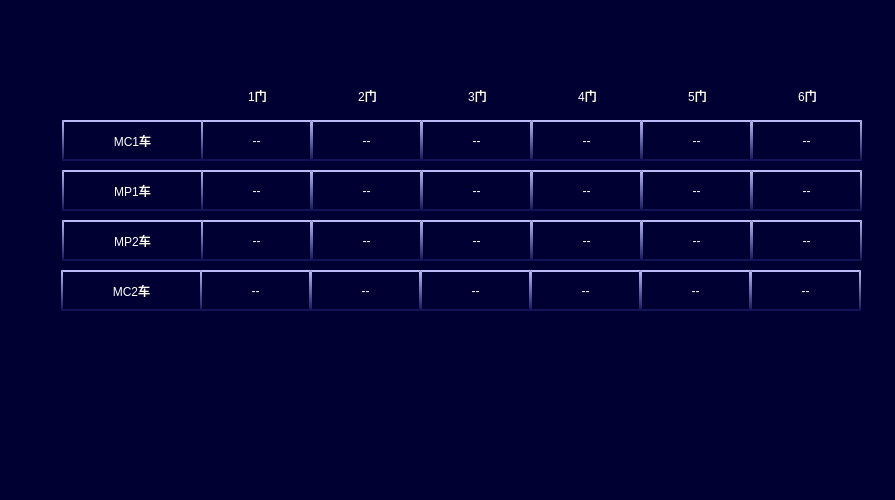
<?xml version="1.0" encoding="UTF-8"?>
<ui version="4.0">
 <class>DoorVersionControl</class>
 <widget class="QWidget" name="DoorVersionControl">
  <property name="geometry">
   <rect>
    <x>0</x>
    <y>0</y>
    <width>895</width>
    <height>500</height>
   </rect>
  </property>
  <property name="windowTitle">
   <string>Form</string>
  </property>
  <property name="styleSheet">
   <string notr="true">background-color: rgb(0, 0, 50);</string>
  </property>
  <widget class="QLabel" name="label_2">
   <property name="geometry">
    <rect>
     <x>62</x>
     <y>120</y>
     <width>141</width>
     <height>41</height>
    </rect>
   </property>
   <property name="styleSheet">
    <string notr="true">border-top:2px solid rgb(187,188,247);
border-left: 2px solid qlineargradient(x1:0, y1:0, x2:0, y2:1,stop:0 rgb(187,188,247) , stop:1 rgb(19,20,87));
border-right: 2px solid qlineargradient(x1:0, y1:0, x2:0, y2:1,stop:0 rgb(187,188,247) , stop:1 rgb(19,20,87));
border-bottom:2px solid  rgb(19,20,87);
font:16px &quot;微软雅黑&quot; ;
color: rgb(255, 255, 255);
background-color: rgb(0, 0, 50);</string>
   </property>
   <property name="text">
    <string>MC1车</string>
   </property>
   <property name="alignment">
    <set>Qt::AlignCenter</set>
   </property>
  </widget>
  <widget class="QLabel" name="TC1_1">
   <property name="geometry">
    <rect>
     <x>201</x>
     <y>120</y>
     <width>111</width>
     <height>41</height>
    </rect>
   </property>
   <property name="styleSheet">
    <string notr="true">border-top:2px solid rgb(187,188,247);
border-left: 2px solid qlineargradient(x1:0, y1:0, x2:0, y2:1,stop:0 rgb(187,188,247) , stop:1 rgb(19,20,87));
border-right: 2px solid qlineargradient(x1:0, y1:0, x2:0, y2:1,stop:0 rgb(187,188,247) , stop:1 rgb(19,20,87));
border-bottom:2px solid  rgb(19,20,87);
font:16px &quot;微软雅黑&quot; ;
color: rgb(255, 255, 255);
background-color: rgb(0, 0, 50);</string>
   </property>
   <property name="text">
    <string>--</string>
   </property>
   <property name="alignment">
    <set>Qt::AlignCenter</set>
   </property>
  </widget>
  <widget class="QLabel" name="TC1_2">
   <property name="geometry">
    <rect>
     <x>311</x>
     <y>120</y>
     <width>111</width>
     <height>41</height>
    </rect>
   </property>
   <property name="styleSheet">
    <string notr="true">border-top:2px solid rgb(187,188,247);
border-left: 2px solid qlineargradient(x1:0, y1:0, x2:0, y2:1,stop:0 rgb(187,188,247) , stop:1 rgb(19,20,87));
border-right: 2px solid qlineargradient(x1:0, y1:0, x2:0, y2:1,stop:0 rgb(187,188,247) , stop:1 rgb(19,20,87));
border-bottom:2px solid  rgb(19,20,87);
font:16px &quot;微软雅黑&quot; ;
color: rgb(255, 255, 255);
background-color: rgb(0, 0, 50);</string>
   </property>
   <property name="text">
    <string>--</string>
   </property>
   <property name="alignment">
    <set>Qt::AlignCenter</set>
   </property>
  </widget>
  <widget class="QLabel" name="TC1_3">
   <property name="geometry">
    <rect>
     <x>421</x>
     <y>120</y>
     <width>111</width>
     <height>41</height>
    </rect>
   </property>
   <property name="styleSheet">
    <string notr="true">border-top:2px solid rgb(187,188,247);
border-left: 2px solid qlineargradient(x1:0, y1:0, x2:0, y2:1,stop:0 rgb(187,188,247) , stop:1 rgb(19,20,87));
border-right: 2px solid qlineargradient(x1:0, y1:0, x2:0, y2:1,stop:0 rgb(187,188,247) , stop:1 rgb(19,20,87));
border-bottom:2px solid  rgb(19,20,87);
font:16px &quot;微软雅黑&quot; ;
color: rgb(255, 255, 255);
background-color: rgb(0, 0, 50);</string>
   </property>
   <property name="text">
    <string>--</string>
   </property>
   <property name="alignment">
    <set>Qt::AlignCenter</set>
   </property>
  </widget>
  <widget class="QLabel" name="TC1_4">
   <property name="geometry">
    <rect>
     <x>531</x>
     <y>120</y>
     <width>111</width>
     <height>41</height>
    </rect>
   </property>
   <property name="styleSheet">
    <string notr="true">border-top:2px solid rgb(187,188,247);
border-left: 2px solid qlineargradient(x1:0, y1:0, x2:0, y2:1,stop:0 rgb(187,188,247) , stop:1 rgb(19,20,87));
border-right: 2px solid qlineargradient(x1:0, y1:0, x2:0, y2:1,stop:0 rgb(187,188,247) , stop:1 rgb(19,20,87));
border-bottom:2px solid  rgb(19,20,87);
font:16px &quot;微软雅黑&quot; ;
color: rgb(255, 255, 255);
background-color: rgb(0, 0, 50);</string>
   </property>
   <property name="text">
    <string>--</string>
   </property>
   <property name="alignment">
    <set>Qt::AlignCenter</set>
   </property>
  </widget>
  <widget class="QLabel" name="TC1_5">
   <property name="geometry">
    <rect>
     <x>641</x>
     <y>120</y>
     <width>111</width>
     <height>41</height>
    </rect>
   </property>
   <property name="styleSheet">
    <string notr="true">border-top:2px solid rgb(187,188,247);
border-left: 2px solid qlineargradient(x1:0, y1:0, x2:0, y2:1,stop:0 rgb(187,188,247) , stop:1 rgb(19,20,87));
border-right: 2px solid qlineargradient(x1:0, y1:0, x2:0, y2:1,stop:0 rgb(187,188,247) , stop:1 rgb(19,20,87));
border-bottom:2px solid  rgb(19,20,87);
font:16px &quot;微软雅黑&quot; ;
color: rgb(255, 255, 255);
background-color: rgb(0, 0, 50);</string>
   </property>
   <property name="text">
    <string>--</string>
   </property>
   <property name="alignment">
    <set>Qt::AlignCenter</set>
   </property>
  </widget>
  <widget class="QLabel" name="TC1_6">
   <property name="geometry">
    <rect>
     <x>751</x>
     <y>120</y>
     <width>111</width>
     <height>41</height>
    </rect>
   </property>
   <property name="styleSheet">
    <string notr="true">border-top:2px solid rgb(187,188,247);
border-left: 2px solid qlineargradient(x1:0, y1:0, x2:0, y2:1,stop:0 rgb(187,188,247) , stop:1 rgb(19,20,87));
border-right: 2px solid qlineargradient(x1:0, y1:0, x2:0, y2:1,stop:0 rgb(187,188,247) , stop:1 rgb(19,20,87));
border-bottom:2px solid  rgb(19,20,87);
font:16px &quot;微软雅黑&quot; ;
color: rgb(255, 255, 255);
background-color: rgb(0, 0, 50);</string>
   </property>
   <property name="text">
    <string>--</string>
   </property>
   <property name="alignment">
    <set>Qt::AlignCenter</set>
   </property>
  </widget>
  <widget class="QLabel" name="lbl_1_Mp1">
   <property name="geometry">
    <rect>
     <x>217</x>
     <y>80</y>
     <width>81</width>
     <height>31</height>
    </rect>
   </property>
   <property name="styleSheet">
    <string notr="true">color: rgb(255, 255, 255);
font:16px &quot;微软雅黑&quot;;</string>
   </property>
   <property name="text">
    <string>1门</string>
   </property>
   <property name="alignment">
    <set>Qt::AlignCenter</set>
   </property>
  </widget>
  <widget class="QLabel" name="lbl_1_Mp1_2">
   <property name="geometry">
    <rect>
     <x>327</x>
     <y>80</y>
     <width>81</width>
     <height>31</height>
    </rect>
   </property>
   <property name="styleSheet">
    <string notr="true">color: rgb(255, 255, 255);
font:16px &quot;微软雅黑&quot;;</string>
   </property>
   <property name="text">
    <string>2门</string>
   </property>
   <property name="alignment">
    <set>Qt::AlignCenter</set>
   </property>
  </widget>
  <widget class="QLabel" name="lbl_1_Mp1_3">
   <property name="geometry">
    <rect>
     <x>437</x>
     <y>80</y>
     <width>81</width>
     <height>31</height>
    </rect>
   </property>
   <property name="styleSheet">
    <string notr="true">color: rgb(255, 255, 255);
font:16px &quot;微软雅黑&quot;;</string>
   </property>
   <property name="text">
    <string>3门</string>
   </property>
   <property name="alignment">
    <set>Qt::AlignCenter</set>
   </property>
  </widget>
  <widget class="QLabel" name="lbl_1_Mp1_4">
   <property name="geometry">
    <rect>
     <x>547</x>
     <y>80</y>
     <width>81</width>
     <height>31</height>
    </rect>
   </property>
   <property name="styleSheet">
    <string notr="true">color: rgb(255, 255, 255);
font:16px &quot;微软雅黑&quot;;</string>
   </property>
   <property name="text">
    <string>4门</string>
   </property>
   <property name="alignment">
    <set>Qt::AlignCenter</set>
   </property>
  </widget>
  <widget class="QLabel" name="lbl_1_Mp1_5">
   <property name="geometry">
    <rect>
     <x>657</x>
     <y>80</y>
     <width>81</width>
     <height>31</height>
    </rect>
   </property>
   <property name="styleSheet">
    <string notr="true">color: rgb(255, 255, 255);
font:16px &quot;微软雅黑&quot;;</string>
   </property>
   <property name="text">
    <string>5门</string>
   </property>
   <property name="alignment">
    <set>Qt::AlignCenter</set>
   </property>
  </widget>
  <widget class="QLabel" name="lbl_1_Mp1_6">
   <property name="geometry">
    <rect>
     <x>767</x>
     <y>80</y>
     <width>81</width>
     <height>31</height>
    </rect>
   </property>
   <property name="styleSheet">
    <string notr="true">color: rgb(255, 255, 255);
font:16px &quot;微软雅黑&quot;;</string>
   </property>
   <property name="text">
    <string>6门</string>
   </property>
   <property name="alignment">
    <set>Qt::AlignCenter</set>
   </property>
  </widget>
  <widget class="QLabel" name="MP1_3">
   <property name="geometry">
    <rect>
     <x>421</x>
     <y>170</y>
     <width>111</width>
     <height>41</height>
    </rect>
   </property>
   <property name="styleSheet">
    <string notr="true">border-top:2px solid rgb(187,188,247);
border-left: 2px solid qlineargradient(x1:0, y1:0, x2:0, y2:1,stop:0 rgb(187,188,247) , stop:1 rgb(19,20,87));
border-right: 2px solid qlineargradient(x1:0, y1:0, x2:0, y2:1,stop:0 rgb(187,188,247) , stop:1 rgb(19,20,87));
border-bottom:2px solid  rgb(19,20,87);
font:16px &quot;微软雅黑&quot; ;
color: rgb(255, 255, 255);
background-color: rgb(0, 0, 50);</string>
   </property>
   <property name="text">
    <string>--</string>
   </property>
   <property name="alignment">
    <set>Qt::AlignCenter</set>
   </property>
  </widget>
  <widget class="QLabel" name="label_3">
   <property name="geometry">
    <rect>
     <x>62</x>
     <y>170</y>
     <width>141</width>
     <height>41</height>
    </rect>
   </property>
   <property name="styleSheet">
    <string notr="true">border-top:2px solid rgb(187,188,247);
border-left: 2px solid qlineargradient(x1:0, y1:0, x2:0, y2:1,stop:0 rgb(187,188,247) , stop:1 rgb(19,20,87));
border-right: 2px solid qlineargradient(x1:0, y1:0, x2:0, y2:1,stop:0 rgb(187,188,247) , stop:1 rgb(19,20,87));
border-bottom:2px solid  rgb(19,20,87);
font:16px &quot;微软雅黑&quot; ;
color: rgb(255, 255, 255);
background-color: rgb(0, 0, 50);</string>
   </property>
   <property name="text">
    <string>MP1车</string>
   </property>
   <property name="alignment">
    <set>Qt::AlignCenter</set>
   </property>
  </widget>
  <widget class="QLabel" name="MP1_2">
   <property name="geometry">
    <rect>
     <x>311</x>
     <y>170</y>
     <width>111</width>
     <height>41</height>
    </rect>
   </property>
   <property name="styleSheet">
    <string notr="true">border-top:2px solid rgb(187,188,247);
border-left: 2px solid qlineargradient(x1:0, y1:0, x2:0, y2:1,stop:0 rgb(187,188,247) , stop:1 rgb(19,20,87));
border-right: 2px solid qlineargradient(x1:0, y1:0, x2:0, y2:1,stop:0 rgb(187,188,247) , stop:1 rgb(19,20,87));
border-bottom:2px solid  rgb(19,20,87);
font:16px &quot;微软雅黑&quot; ;
color: rgb(255, 255, 255);
background-color: rgb(0, 0, 50);</string>
   </property>
   <property name="text">
    <string>--</string>
   </property>
   <property name="alignment">
    <set>Qt::AlignCenter</set>
   </property>
  </widget>
  <widget class="QLabel" name="MP1_1">
   <property name="geometry">
    <rect>
     <x>201</x>
     <y>170</y>
     <width>111</width>
     <height>41</height>
    </rect>
   </property>
   <property name="styleSheet">
    <string notr="true">border-top:2px solid rgb(187,188,247);
border-left: 2px solid qlineargradient(x1:0, y1:0, x2:0, y2:1,stop:0 rgb(187,188,247) , stop:1 rgb(19,20,87));
border-right: 2px solid qlineargradient(x1:0, y1:0, x2:0, y2:1,stop:0 rgb(187,188,247) , stop:1 rgb(19,20,87));
border-bottom:2px solid  rgb(19,20,87);
font:16px &quot;微软雅黑&quot; ;
color: rgb(255, 255, 255);
background-color: rgb(0, 0, 50);</string>
   </property>
   <property name="text">
    <string>--</string>
   </property>
   <property name="alignment">
    <set>Qt::AlignCenter</set>
   </property>
  </widget>
  <widget class="QLabel" name="MP1_6">
   <property name="geometry">
    <rect>
     <x>751</x>
     <y>170</y>
     <width>111</width>
     <height>41</height>
    </rect>
   </property>
   <property name="styleSheet">
    <string notr="true">border-top:2px solid rgb(187,188,247);
border-left: 2px solid qlineargradient(x1:0, y1:0, x2:0, y2:1,stop:0 rgb(187,188,247) , stop:1 rgb(19,20,87));
border-right: 2px solid qlineargradient(x1:0, y1:0, x2:0, y2:1,stop:0 rgb(187,188,247) , stop:1 rgb(19,20,87));
border-bottom:2px solid  rgb(19,20,87);
font:16px &quot;微软雅黑&quot; ;
color: rgb(255, 255, 255);
background-color: rgb(0, 0, 50);</string>
   </property>
   <property name="text">
    <string>--</string>
   </property>
   <property name="alignment">
    <set>Qt::AlignCenter</set>
   </property>
  </widget>
  <widget class="QLabel" name="MP1_4">
   <property name="geometry">
    <rect>
     <x>531</x>
     <y>170</y>
     <width>111</width>
     <height>41</height>
    </rect>
   </property>
   <property name="styleSheet">
    <string notr="true">border-top:2px solid rgb(187,188,247);
border-left: 2px solid qlineargradient(x1:0, y1:0, x2:0, y2:1,stop:0 rgb(187,188,247) , stop:1 rgb(19,20,87));
border-right: 2px solid qlineargradient(x1:0, y1:0, x2:0, y2:1,stop:0 rgb(187,188,247) , stop:1 rgb(19,20,87));
border-bottom:2px solid  rgb(19,20,87);
font:16px &quot;微软雅黑&quot; ;
color: rgb(255, 255, 255);
background-color: rgb(0, 0, 50);</string>
   </property>
   <property name="text">
    <string>--</string>
   </property>
   <property name="alignment">
    <set>Qt::AlignCenter</set>
   </property>
  </widget>
  <widget class="QLabel" name="MP1_5">
   <property name="geometry">
    <rect>
     <x>641</x>
     <y>170</y>
     <width>111</width>
     <height>41</height>
    </rect>
   </property>
   <property name="styleSheet">
    <string notr="true">border-top:2px solid rgb(187,188,247);
border-left: 2px solid qlineargradient(x1:0, y1:0, x2:0, y2:1,stop:0 rgb(187,188,247) , stop:1 rgb(19,20,87));
border-right: 2px solid qlineargradient(x1:0, y1:0, x2:0, y2:1,stop:0 rgb(187,188,247) , stop:1 rgb(19,20,87));
border-bottom:2px solid  rgb(19,20,87);
font:16px &quot;微软雅黑&quot; ;
color: rgb(255, 255, 255);
background-color: rgb(0, 0, 50);</string>
   </property>
   <property name="text">
    <string>--</string>
   </property>
   <property name="alignment">
    <set>Qt::AlignCenter</set>
   </property>
  </widget>
  <widget class="QLabel" name="MP2_6">
   <property name="geometry">
    <rect>
     <x>751</x>
     <y>220</y>
     <width>111</width>
     <height>41</height>
    </rect>
   </property>
   <property name="styleSheet">
    <string notr="true">border-top:2px solid rgb(187,188,247);
border-left: 2px solid qlineargradient(x1:0, y1:0, x2:0, y2:1,stop:0 rgb(187,188,247) , stop:1 rgb(19,20,87));
border-right: 2px solid qlineargradient(x1:0, y1:0, x2:0, y2:1,stop:0 rgb(187,188,247) , stop:1 rgb(19,20,87));
border-bottom:2px solid  rgb(19,20,87);
font:16px &quot;微软雅黑&quot; ;
color: rgb(255, 255, 255);
background-color: rgb(0, 0, 50);</string>
   </property>
   <property name="text">
    <string>--</string>
   </property>
   <property name="alignment">
    <set>Qt::AlignCenter</set>
   </property>
  </widget>
  <widget class="QLabel" name="MP2_2">
   <property name="geometry">
    <rect>
     <x>311</x>
     <y>220</y>
     <width>111</width>
     <height>41</height>
    </rect>
   </property>
   <property name="styleSheet">
    <string notr="true">border-top:2px solid rgb(187,188,247);
border-left: 2px solid qlineargradient(x1:0, y1:0, x2:0, y2:1,stop:0 rgb(187,188,247) , stop:1 rgb(19,20,87));
border-right: 2px solid qlineargradient(x1:0, y1:0, x2:0, y2:1,stop:0 rgb(187,188,247) , stop:1 rgb(19,20,87));
border-bottom:2px solid  rgb(19,20,87);
font:16px &quot;微软雅黑&quot; ;
color: rgb(255, 255, 255);
background-color: rgb(0, 0, 50);</string>
   </property>
   <property name="text">
    <string>--</string>
   </property>
   <property name="alignment">
    <set>Qt::AlignCenter</set>
   </property>
  </widget>
  <widget class="QLabel" name="MP2_3">
   <property name="geometry">
    <rect>
     <x>421</x>
     <y>220</y>
     <width>111</width>
     <height>41</height>
    </rect>
   </property>
   <property name="styleSheet">
    <string notr="true">border-top:2px solid rgb(187,188,247);
border-left: 2px solid qlineargradient(x1:0, y1:0, x2:0, y2:1,stop:0 rgb(187,188,247) , stop:1 rgb(19,20,87));
border-right: 2px solid qlineargradient(x1:0, y1:0, x2:0, y2:1,stop:0 rgb(187,188,247) , stop:1 rgb(19,20,87));
border-bottom:2px solid  rgb(19,20,87);
font:16px &quot;微软雅黑&quot; ;
color: rgb(255, 255, 255);
background-color: rgb(0, 0, 50);</string>
   </property>
   <property name="text">
    <string>--</string>
   </property>
   <property name="alignment">
    <set>Qt::AlignCenter</set>
   </property>
  </widget>
  <widget class="QLabel" name="MP2_1">
   <property name="geometry">
    <rect>
     <x>201</x>
     <y>220</y>
     <width>111</width>
     <height>41</height>
    </rect>
   </property>
   <property name="styleSheet">
    <string notr="true">border-top:2px solid rgb(187,188,247);
border-left: 2px solid qlineargradient(x1:0, y1:0, x2:0, y2:1,stop:0 rgb(187,188,247) , stop:1 rgb(19,20,87));
border-right: 2px solid qlineargradient(x1:0, y1:0, x2:0, y2:1,stop:0 rgb(187,188,247) , stop:1 rgb(19,20,87));
border-bottom:2px solid  rgb(19,20,87);
font:16px &quot;微软雅黑&quot; ;
color: rgb(255, 255, 255);
background-color: rgb(0, 0, 50);</string>
   </property>
   <property name="text">
    <string>--</string>
   </property>
   <property name="alignment">
    <set>Qt::AlignCenter</set>
   </property>
  </widget>
  <widget class="QLabel" name="label_26">
   <property name="geometry">
    <rect>
     <x>62</x>
     <y>220</y>
     <width>141</width>
     <height>41</height>
    </rect>
   </property>
   <property name="styleSheet">
    <string notr="true">border-top:2px solid rgb(187,188,247);
border-left: 2px solid qlineargradient(x1:0, y1:0, x2:0, y2:1,stop:0 rgb(187,188,247) , stop:1 rgb(19,20,87));
border-right: 2px solid qlineargradient(x1:0, y1:0, x2:0, y2:1,stop:0 rgb(187,188,247) , stop:1 rgb(19,20,87));
border-bottom:2px solid  rgb(19,20,87);
font:16px &quot;微软雅黑&quot; ;
color: rgb(255, 255, 255);
background-color: rgb(0, 0, 50);</string>
   </property>
   <property name="text">
    <string>MP2车</string>
   </property>
   <property name="alignment">
    <set>Qt::AlignCenter</set>
   </property>
  </widget>
  <widget class="QLabel" name="MP2_4">
   <property name="geometry">
    <rect>
     <x>531</x>
     <y>220</y>
     <width>111</width>
     <height>41</height>
    </rect>
   </property>
   <property name="styleSheet">
    <string notr="true">border-top:2px solid rgb(187,188,247);
border-left: 2px solid qlineargradient(x1:0, y1:0, x2:0, y2:1,stop:0 rgb(187,188,247) , stop:1 rgb(19,20,87));
border-right: 2px solid qlineargradient(x1:0, y1:0, x2:0, y2:1,stop:0 rgb(187,188,247) , stop:1 rgb(19,20,87));
border-bottom:2px solid  rgb(19,20,87);
font:16px &quot;微软雅黑&quot; ;
color: rgb(255, 255, 255);
background-color: rgb(0, 0, 50);</string>
   </property>
   <property name="text">
    <string>--</string>
   </property>
   <property name="alignment">
    <set>Qt::AlignCenter</set>
   </property>
  </widget>
  <widget class="QLabel" name="MP2_5">
   <property name="geometry">
    <rect>
     <x>641</x>
     <y>220</y>
     <width>111</width>
     <height>41</height>
    </rect>
   </property>
   <property name="styleSheet">
    <string notr="true">border-top:2px solid rgb(187,188,247);
border-left: 2px solid qlineargradient(x1:0, y1:0, x2:0, y2:1,stop:0 rgb(187,188,247) , stop:1 rgb(19,20,87));
border-right: 2px solid qlineargradient(x1:0, y1:0, x2:0, y2:1,stop:0 rgb(187,188,247) , stop:1 rgb(19,20,87));
border-bottom:2px solid  rgb(19,20,87);
font:16px &quot;微软雅黑&quot; ;
color: rgb(255, 255, 255);
background-color: rgb(0, 0, 50);</string>
   </property>
   <property name="text">
    <string>--</string>
   </property>
   <property name="alignment">
    <set>Qt::AlignCenter</set>
   </property>
  </widget>
  <widget class="QLabel" name="TC2_2">
   <property name="geometry">
    <rect>
     <x>310</x>
     <y>270</y>
     <width>111</width>
     <height>41</height>
    </rect>
   </property>
   <property name="styleSheet">
    <string notr="true">border-top:2px solid rgb(187,188,247);
border-left: 2px solid qlineargradient(x1:0, y1:0, x2:0, y2:1,stop:0 rgb(187,188,247) , stop:1 rgb(19,20,87));
border-right: 2px solid qlineargradient(x1:0, y1:0, x2:0, y2:1,stop:0 rgb(187,188,247) , stop:1 rgb(19,20,87));
border-bottom:2px solid  rgb(19,20,87);
font:16px &quot;微软雅黑&quot; ;
color: rgb(255, 255, 255);
background-color: rgb(0, 0, 50);</string>
   </property>
   <property name="text">
    <string>--</string>
   </property>
   <property name="alignment">
    <set>Qt::AlignCenter</set>
   </property>
  </widget>
  <widget class="QLabel" name="label_30">
   <property name="geometry">
    <rect>
     <x>61</x>
     <y>270</y>
     <width>141</width>
     <height>41</height>
    </rect>
   </property>
   <property name="styleSheet">
    <string notr="true">border-top:2px solid rgb(187,188,247);
border-left: 2px solid qlineargradient(x1:0, y1:0, x2:0, y2:1,stop:0 rgb(187,188,247) , stop:1 rgb(19,20,87));
border-right: 2px solid qlineargradient(x1:0, y1:0, x2:0, y2:1,stop:0 rgb(187,188,247) , stop:1 rgb(19,20,87));
border-bottom:2px solid  rgb(19,20,87);
font:16px &quot;微软雅黑&quot; ;
color: rgb(255, 255, 255);
background-color: rgb(0, 0, 50);</string>
   </property>
   <property name="text">
    <string>MC2车</string>
   </property>
   <property name="alignment">
    <set>Qt::AlignCenter</set>
   </property>
  </widget>
  <widget class="QLabel" name="TC2_5">
   <property name="geometry">
    <rect>
     <x>640</x>
     <y>270</y>
     <width>111</width>
     <height>41</height>
    </rect>
   </property>
   <property name="styleSheet">
    <string notr="true">border-top:2px solid rgb(187,188,247);
border-left: 2px solid qlineargradient(x1:0, y1:0, x2:0, y2:1,stop:0 rgb(187,188,247) , stop:1 rgb(19,20,87));
border-right: 2px solid qlineargradient(x1:0, y1:0, x2:0, y2:1,stop:0 rgb(187,188,247) , stop:1 rgb(19,20,87));
border-bottom:2px solid  rgb(19,20,87);
font:16px &quot;微软雅黑&quot; ;
color: rgb(255, 255, 255);
background-color: rgb(0, 0, 50);</string>
   </property>
   <property name="text">
    <string>--</string>
   </property>
   <property name="alignment">
    <set>Qt::AlignCenter</set>
   </property>
  </widget>
  <widget class="QLabel" name="TC2_4">
   <property name="geometry">
    <rect>
     <x>530</x>
     <y>270</y>
     <width>111</width>
     <height>41</height>
    </rect>
   </property>
   <property name="styleSheet">
    <string notr="true">border-top:2px solid rgb(187,188,247);
border-left: 2px solid qlineargradient(x1:0, y1:0, x2:0, y2:1,stop:0 rgb(187,188,247) , stop:1 rgb(19,20,87));
border-right: 2px solid qlineargradient(x1:0, y1:0, x2:0, y2:1,stop:0 rgb(187,188,247) , stop:1 rgb(19,20,87));
border-bottom:2px solid  rgb(19,20,87);
font:16px &quot;微软雅黑&quot; ;
color: rgb(255, 255, 255);
background-color: rgb(0, 0, 50);</string>
   </property>
   <property name="text">
    <string>--</string>
   </property>
   <property name="alignment">
    <set>Qt::AlignCenter</set>
   </property>
  </widget>
  <widget class="QLabel" name="TC2_3">
   <property name="geometry">
    <rect>
     <x>420</x>
     <y>270</y>
     <width>111</width>
     <height>41</height>
    </rect>
   </property>
   <property name="styleSheet">
    <string notr="true">border-top:2px solid rgb(187,188,247);
border-left: 2px solid qlineargradient(x1:0, y1:0, x2:0, y2:1,stop:0 rgb(187,188,247) , stop:1 rgb(19,20,87));
border-right: 2px solid qlineargradient(x1:0, y1:0, x2:0, y2:1,stop:0 rgb(187,188,247) , stop:1 rgb(19,20,87));
border-bottom:2px solid  rgb(19,20,87);
font:16px &quot;微软雅黑&quot; ;
color: rgb(255, 255, 255);
background-color: rgb(0, 0, 50);</string>
   </property>
   <property name="text">
    <string>--</string>
   </property>
   <property name="alignment">
    <set>Qt::AlignCenter</set>
   </property>
  </widget>
  <widget class="QLabel" name="TC2_6">
   <property name="geometry">
    <rect>
     <x>750</x>
     <y>270</y>
     <width>111</width>
     <height>41</height>
    </rect>
   </property>
   <property name="styleSheet">
    <string notr="true">border-top:2px solid rgb(187,188,247);
border-left: 2px solid qlineargradient(x1:0, y1:0, x2:0, y2:1,stop:0 rgb(187,188,247) , stop:1 rgb(19,20,87));
border-right: 2px solid qlineargradient(x1:0, y1:0, x2:0, y2:1,stop:0 rgb(187,188,247) , stop:1 rgb(19,20,87));
border-bottom:2px solid  rgb(19,20,87);
font:16px &quot;微软雅黑&quot; ;
color: rgb(255, 255, 255);
background-color: rgb(0, 0, 50);</string>
   </property>
   <property name="text">
    <string>--</string>
   </property>
   <property name="alignment">
    <set>Qt::AlignCenter</set>
   </property>
  </widget>
  <widget class="QLabel" name="TC2_1">
   <property name="geometry">
    <rect>
     <x>200</x>
     <y>270</y>
     <width>111</width>
     <height>41</height>
    </rect>
   </property>
   <property name="styleSheet">
    <string notr="true">border-top:2px solid rgb(187,188,247);
border-left: 2px solid qlineargradient(x1:0, y1:0, x2:0, y2:1,stop:0 rgb(187,188,247) , stop:1 rgb(19,20,87));
border-right: 2px solid qlineargradient(x1:0, y1:0, x2:0, y2:1,stop:0 rgb(187,188,247) , stop:1 rgb(19,20,87));
border-bottom:2px solid  rgb(19,20,87);
font:16px &quot;微软雅黑&quot; ;
color: rgb(255, 255, 255);
background-color: rgb(0, 0, 50);</string>
   </property>
   <property name="text">
    <string>--</string>
   </property>
   <property name="alignment">
    <set>Qt::AlignCenter</set>
   </property>
  </widget>
 </widget>
 <resources/>
 <connections/>
</ui>
